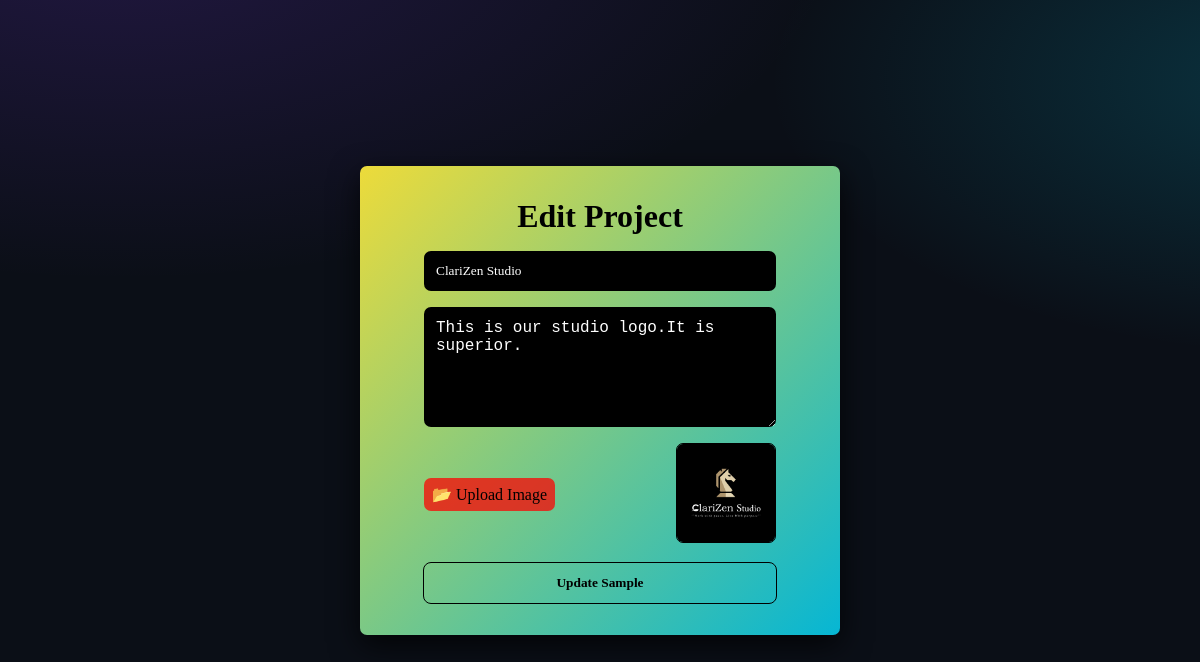
/edit_project/5 (signed in), run on the app's committed database.
### tables this page shows
CREATE TABLE projects (
                    id INTEGER PRIMARY KEY AUTOINCREMENT,
                    title TEXT,
                    description TEXT,
                    image TEXT);

### app.py (the view, shortened to what this page needs)
@app.route('/edit_project/<int:id>', methods=["GET", "POST"])
def edit_project(id):
    if not session.get('admin'):
        return redirect(url_for('login'))
    con = sqlite3.connect(DB)
    cur = con.cursor()
    cur.execute("SELECT * FROM projects WHERE id=?", (id,))
    project = cur.fetchone()
    con.close()
    return render_template("edit_project.html", project=project)

### templates/edit_project.html (shortened to what this page needs)
<!DOCTYPE html>
<html lang="en">
<head>
  <link rel="stylesheet" href="../static/css/edit-sample.css">
</head>
<body>
    <section class="edit-sec">
      <div class="edit-container">
        <h3 class="edit-h">Edit Project</h3>
        <form method="POST" enctype="multipart/form-data" class="edit-form">
            <input type="text" name="title" value="{{project[1]}}" placeholder="Sample Title" required>
            <textarea name="description" placeholder="Description" required>{{project[2]}}</textarea>
            <div class="form-div">
              <label for="file-upload" class="file-upload-btn">📂 Upload Image</label>
              <small><img src="{{project[3]}}" width="100"></small>
            </div>
            <button class="edit-btn">Update Sample</button>
        </form>
      </div>
    </section>
</body>
</html>

### static/css/edit-sample.css (style rules this page uses)
* { margin: 0; padding: 0; box-sizing: border-box; }
body { background: radial-gradient(1200px 600px at 10% -10%, rgba(124, 58, 237, 0.20), transparent 60%), radial-gradient(1000px 500px at 110% 10%, rgba(6, 182, 212, 0.22), transparent 55%), linear-gradient(180deg, #0b0f17, #0b0f17); background-attachment: fixed; }
html { scroll-behavior: smooth; }
.edit-sec { height: 100vh; align-items: center; display: flex; justify-content: center; justify-self: center; font-family: verdana; }
.edit-h { color: black; text-align: center; padding: 0 1rem 1rem 1rem; font-size: 2rem; font-family: verdana; }
.edit-container { display: flex; flex-direction: column; background-color: white; box-shadow: 0 10px 30px rgba(0, 0, 0, 0.763); padding: 2rem 4rem; border-radius: 7px; background: linear-gradient(135deg, #eddb3a, #06b6d4); }
.edit-form { display: flex; flex-direction: column; gap: 1rem; }
.edit-form input { padding: 12px; width: 22rem; border: none; border-radius: 7px; background-color: black; color: white; font-family: verdana; display: flex; justify-self: center; }
.edit-form input::placeholder { color: rgba(255, 255, 255, 0.719); font-family: verdana; }
.edit-form textarea { min-height: 120px; resize: vertical; background-color: black; color: white; border: none; border-radius: 7px; padding: 12px; font-size: large; width: 22rem; }
.edit-form textarea::placeholder { color: rgba(255, 255, 255, 0.719); font-family: verdana; font-size: 15px; }
.form-div { display: flex; align-items: center; justify-content: space-between; gap: 1rem; }
.form-div img { border: 1px solid black; border-radius: 7px; max-width: 150px; }
.edit-btn { padding: 12px 20px; border-radius: 7px; border: none; outline: 1px solid black; background: none; color: black; font-family: verdana; font-weight: 600; transition: all 0.3s ease; }
.file-upload-btn { width: fit-content; background-color: rgba(255, 0, 0, 0.731); padding: 7px 8px; border-radius: 7px; font-weight: 500; }

### data on the page
projects: title "ClariZen Studio", description "This is our studio logo.It is superior.", image (picture)
